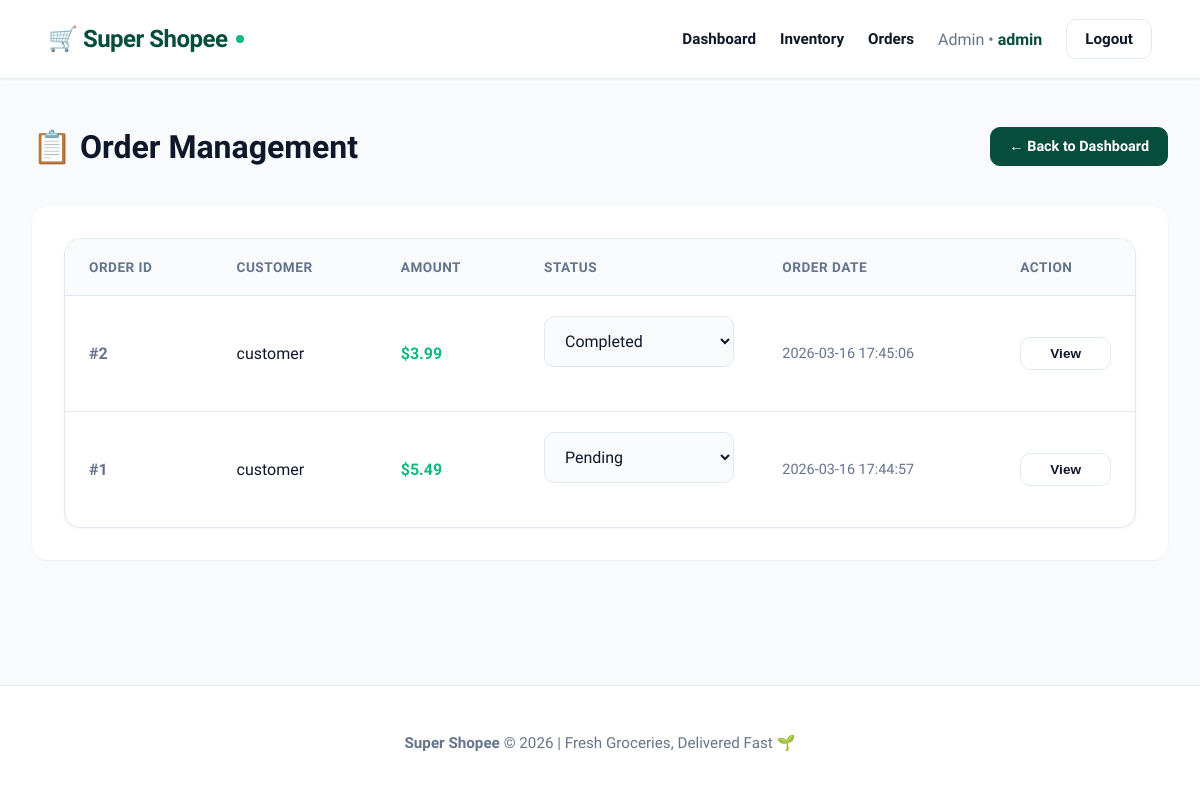
Page /admin/orders (signed in) on the earlier database version.
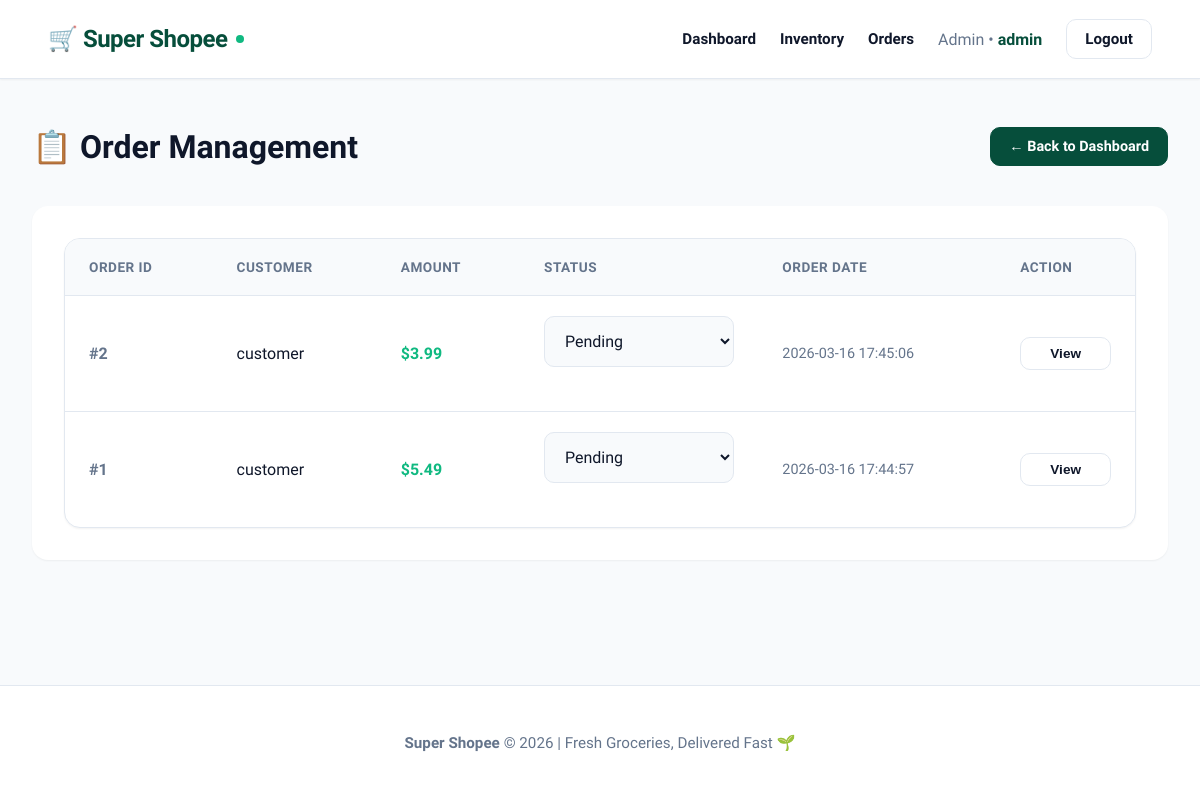
Same page on the later database version.
### tables this page shows
CREATE TABLE orders
                (
                    id
                    INTEGER
                    PRIMARY
                    KEY
                    AUTOINCREMENT,
                    customer_username
                    TEXT,
                    total_amount
                    REAL,
                    status
                    TEXT,
                    order_date
                    TEXT
                );

### app.py (the view)
@app.route("/admin/orders")
def admin_orders():
    if session.get("role") not in ['Admin', 'Cashier']:
        return redirect("/")
    conn = get_db()
    orders = conn.execute("SELECT * FROM orders ORDER BY order_date DESC").fetchall()
    conn.close()
    return render_template('orders.html', orders=orders)

### app.py (called while the page is built)
def get_db():
    conn = sqlite3.connect(DB_PATH)
    conn.row_factory = sqlite3.Row
    return conn

### templates/orders.html (shortened to what this page needs)
{% extends "layout.html" %}
{% block content %}
<div class="container">
    <div style="display: flex; justify-content: space-between; align-items: center; margin-bottom: 2.5rem;">
        <h1 style="margin: 0;">📋 Order Management</h1>
        <a href="/admin" class="btn-small" style="background: var(--primary); color: white; border-color: var(--primary);">← Back to Dashboard</a>
    </div>
    <div style="background: var(--surface); border-radius: var(--radius-lg); padding: 2rem; box-shadow: var(--shadow-sm); overflow-x: auto;">
        <table>
            <thead>
                <tr>
                    <th>Order ID</th>
                    <th>Customer</th>
                    <th>Amount</th>
                    <th>Status</th>
                    <th>Order Date</th>
                    <th>Action</th>
                </tr>
            </thead>
            <tbody>
                {% for order in orders %}
                <tr>
                    <td style="font-weight: 700; color: var(--text-muted);">#{{ order['id'] }}</td>
                    <td>{{ order['customer_username'] }}</td>
                    <td style="font-weight: 600; color: var(--accent);">${{ "%.2f"|format(order['total_amount']) }}</td>
                    <td>
                        <select class="status-select" onchange="updateStatus({{ order['id'] }}, this.value)">
                            <option value="Pending" {% if order['status'] == 'Pending' %}selected{% endif %}>Pending</option>
                            <option value="Completed" {% if order['status'] == 'Completed' %}selected{% endif %}>Completed</option>
                        </select>
                    </td>
                    <td style="color: var(--text-muted); font-size: 0.9rem;">{{ order['order_date'] }}</td>
                    <td><button class="btn-small" style="padding: 8px 12px; font-size: 0.85rem;">View</button></td>
                </tr>
                {% endfor %}
            </tbody>
        </table>
    </div>
</div>
{% endblock %}

Differences in the rows shown:
changed orders id 2: status+id "Completed" → "Pending"
